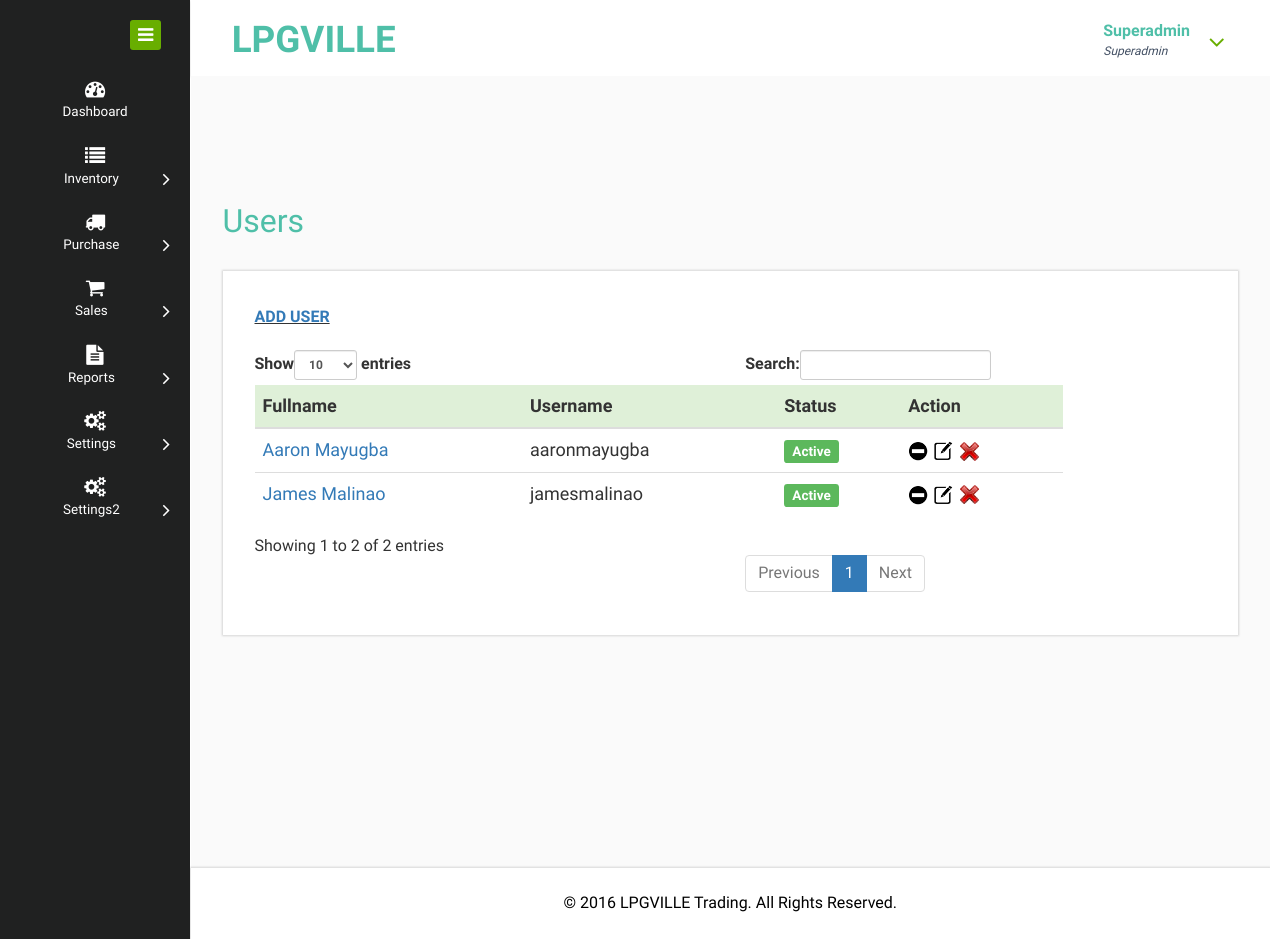
Screenshot of /admin/user.php (signed in) with the database file from the repository.
### tables this page shows
CREATE TABLE `user` (
  `UserID` varchar(20) NOT NULL,
  `Username` varchar(50) NOT NULL,
  `Password` varchar(15) NOT NULL,
  `Role` varchar(15) NOT NULL,
  `UserStatus` varchar(10) NOT NULL,
  `DateAdded` date NOT NULL,
  `UserDelete` int(5) NOT NULL
);

CREATE TABLE `user_info` (
  `UserID` varchar(20) NOT NULL,
  `Fullname` varchar(100) NOT NULL,
  `Contact` varchar(50) NOT NULL,
  `Email` varchar(150) NOT NULL,
  `Address` varchar(150) NOT NULL
);

CREATE TABLE `cms` (
  `ID` int(11) NOT NULL,
  `footer` varchar(200) NOT NULL,
  `about` text NOT NULL,
  `contact_text` varchar(255) NOT NULL,
  `contact_address` varchar(200) NOT NULL,
  `slider1` varchar(200) NOT NULL,
  `slider2` varchar(200) NOT NULL,
  `home_title1` varchar(200) NOT NULL,
  `home_title2` varchar(200) NOT NULL,
  `home_title3` varchar(200) NOT NULL,
  `home_text1` varchar(125) NOT NULL,
  `home_text2` varchar(125) NOT NULL,
  `home_text3` varchar(125) NOT NULL
);

### admin/session.php (called while the page is built, shortened)
<?php
$user = $conn->query("SELECT u.Username, u.Password, u.Role, u.UserStatus, u.DateAdded,
		ui.Fullname, ui.Contact, ui.Email, ui.Address,
		ua.Inventory, ua.PO, ua.Orders, ua.Reports, ua.Settings
		FROM user AS u
		INNER JOIN user_info AS ui ON u.UserID=ui.UserID
		INNER JOIN user_access AS ua ON u.UserID=ua.UserID
		AND u.UserID='$_SESSION[userid]'");
$urow = $user->fetch_assoc();
?>

### admin/user.php (the view, shortened to what this page needs)
<?php
require('../connection.php');
require('session.php');
?>
<!DOCTYPE HTML>
<html>
  <?php
  require('head.php');
  ?>
<body>
<div class="page-container">
<div class="left-content">
<div class="mother-grid-inner">
  <?php
  require('header.php');
  ?>
  <?php
  $table = $conn->query("SELECT u.UserID, u.Username, u.Password, u.Role, u.UserStatus, u.DateAdded, u.UserDelete,
    ui.Fullname, ui.Contact, ui.Email, ui.Address,
    ua.Inventory, ua.PO, ua.Orders, ua.Reports, ua.Settings
    FROM user AS u
    INNER JOIN user_info AS ui ON u.UserID=ui.UserID
    INNER JOIN user_access AS ua ON u.UserID=ua.UserID
    AND u.Role='Admin' AND u.UserDelete=0
    ORDER BY ui.Fullname");
  ?>
<div class="inner-block">
<div class="blank">
<h2>Users</h2>
<div class="grid_3 grid_4">
<div class="page-header">
<b><u><a href="add_user.php">ADD USER</a></u></b>
</div>
<div class="bs-example">
<?php
  if($table->num_rows > 0) {
    echo '
    <table class="table" id="dataTables-example" style="font-size: 18px; width: 85%">
    <thead>
    <tr class="success">
      <th>Fullname</th>
      <th>Username</th>
      <th>Status</th>
      <th>Action</th>
    </tr>
    </thead>
    <tbody>
    ';
    while($obj = $table->fetch_assoc()) {
      echo '<tr>';
      echo '<td>';
     echo '<a href="user_detail.php?userid=' .$obj['UserID']. '">';
     echo $obj['Fullname'];
     echo '</a>';
      echo '</td>';
      echo '<td>' .$obj['Username']. '</td>';
     echo '<td>';
        if($obj['UserStatus'] == 'Active') {
          echo '<span class="label label-success">Active</span>';
        }
        else {
           echo '<span class="label label-danger">Inactive</span>';
        }
      echo '</td>';
      echo '<td>';
       if ($obj['UserStatus'] == 'Active') {
            echo '<a href="status_user.php?userid=' .$obj['UserID']. ' &userstatus=' .$obj['UserStatus']. '">
          <img src="icons/deactivate.png" style="width: 20px; height: 20px;" title="Deactivate User" />
          </a>';
          }
          else {
           echo '<a href="status_user.php?userid=' .$obj['UserID']. ' &userstatus=' .$obj['UserStatus']. '">
          <img src="icons/activate.png" style="width: 20px; height: 20px;" title="Activate User" />
          </a>';
          }
       echo '<a href="edit_user.php?userid=' .$obj['UserID']. '">
          <img src="icons/edit.png" style="width: 20px; height: 20px;" title="Edit User" />
          </a>';
       echo '<a href="delete_user.php?userid=' .$obj['UserID']. '&fullname=' .$obj['Fullname']. '" onclick="return confirmRemove()"><img src="icons/delete.png" style="width: 25px; height: 25px;" title="Delete user" /></a>';
      echo '</td>';
      echo '</tr>';
    }
    echo '
    </tbody>
    </table>
    ';
  }
  else {
    echo 'No user records available.';
  }
  ?>
</div>
</div>
</div>
</div>
<?php
require('footer.php');
?>
</div>
</div>
  <?php
  require('navigation.php');
  ?>
</div>
</body>
</html>

### admin/header.php (shortened to what this page needs)
<div class="header-main">
<div class="header-left">
<div class="logo-name">
<a href="dashboard.php"> <h1>LPGVILLE</h1>
</a>
</div>
<div class="clearfix"> </div>
</div>
<div class="header-right">
<div class="profile_details">
<ul>
    <li class="dropdown profile_details_drop">
        <a href="#" class="dropdown-toggle" data-toggle="dropdown" aria-expanded="false">
        <div class="profile_img">
        <div class="user-name">
       <?php
        echo '<p>' .$urow['Fullname']. '</p>';
        echo '<span>' .$_SESSION['role']. '</span>';
        ?>
        </div>
        <i class="fa fa-angle-down lnr"></i>
        <div class="clearfix"></div>
        </div>
        </a>
                                    </li>
                                </ul>
                            </div>
                            <div class="clearfix"> </div>
                        </div>
                     <div class="clearfix"> </div>
                </div>

### admin/footer.php
 <?php
 	require('../connection.php');
   $cms = $conn->query("SELECT * FROM cms WHERE ID=1");
   $cmsrow = $cms->fetch_assoc();
   ?>
<div class="copyrights">
 <?php
                   echo
                   '
                   <p>© ' .$cmsrow['footer']. '</p>
                   ';
                   ?>
</div>

### rows the page displays
user: user_info.Fullname "Superadmin"
user: user_info.Fullname "Aaron Mayugba", Username "aaronmayugba", UserStatus "Active"
user: user_info.Fullname "James Malinao", Username "jamesmalinao", UserStatus "Active"
cms: footer "2016 LPGVILLE Trading. All Rights Reserved."

### other values shown
$_SESSION['role'] "Superadmin"
